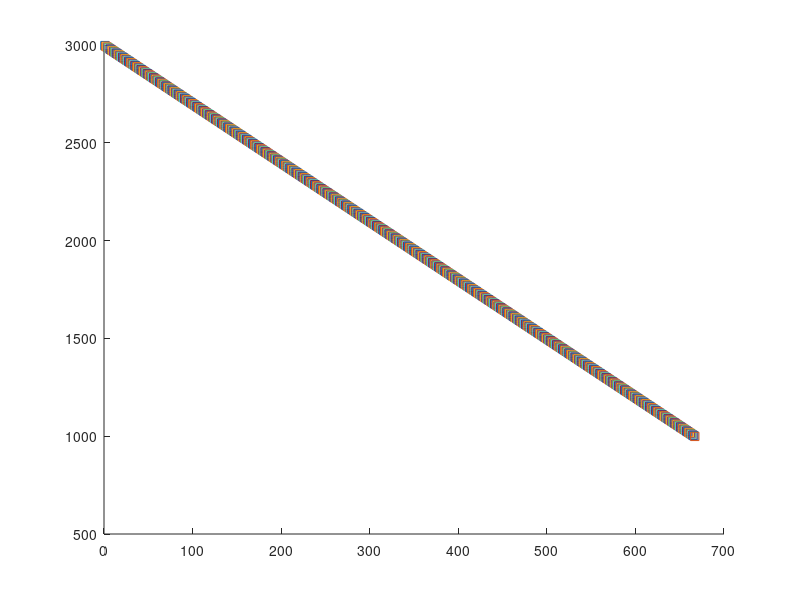

This figure's MATLAB source:
function [apples] = HowManyApples()

%{

    You have been given the task of transporting 3000 apples 1000 miles from Appleland to Bananaville. 
    Your truck can carry 1000 apples at a time. Every time you travel a mile towards Bananaville you 
    must pay a tax of 1 apple, but you pay nothing when going in the other direction (towards Appleland). 
    What is the highest number of apples you can get to Bananaville?

%}

hold on % For plot
apples = 3000;  % Initial apples
pos = 0; % Current position

while apples > 1000,  % For the first part, take the entire load 1 space forward until you have only 1000 apples
    
    pos = pos + 1;
    
    apples = apples - 3;
    
    plot(pos, apples, 's')
    
end

while pos < 1000,  % After having 1000 apples, drive the rest of the way to Bananaland
    
    pos = pos + 1;
    
    apples = apples - 1;
    
end